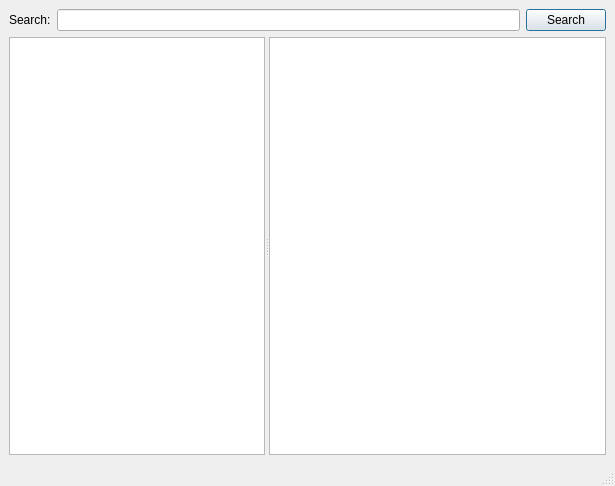
<?xml version="1.0" encoding="UTF-8"?>
<ui version="4.0">
 <class>MainWindow</class>
 <widget class="QMainWindow" name="MainWindow">
  <property name="geometry">
   <rect>
    <x>0</x>
    <y>0</y>
    <width>615</width>
    <height>486</height>
   </rect>
  </property>
  <property name="windowTitle">
   <string>MainWindow</string>
  </property>
  <widget class="QWidget" name="centralwidget">
   <layout class="QVBoxLayout" name="verticalLayout" stretch="1,6">
    <item>
     <layout class="QHBoxLayout" name="horizontalLayout">
      <item>
       <widget class="QLabel" name="label">
        <property name="text">
         <string>Search:</string>
        </property>
       </widget>
      </item>
      <item>
       <widget class="QLineEdit" name="lineEdit_search"/>
      </item>
      <item>
       <widget class="QPushButton" name="pushButton_search">
        <property name="text">
         <string>Search</string>
        </property>
        <property name="autoDefault">
         <bool>true</bool>
        </property>
        <property name="default">
         <bool>true</bool>
        </property>
       </widget>
      </item>
     </layout>
    </item>
    <item>
     <widget class="QSplitter" name="splitter">
      <property name="orientation">
       <enum>Qt::Horizontal</enum>
      </property>
      <widget class="QTreeView" name="treeView_facet">
       <property name="sizePolicy">
        <sizepolicy hsizetype="Expanding" vsizetype="Expanding">
         <horstretch>0</horstretch>
         <verstretch>0</verstretch>
        </sizepolicy>
       </property>
      </widget>
      <widget class="QListView" name="listView_result">
       <property name="sizePolicy">
        <sizepolicy hsizetype="Expanding" vsizetype="Expanding">
         <horstretch>1</horstretch>
         <verstretch>0</verstretch>
        </sizepolicy>
       </property>
      </widget>
     </widget>
    </item>
   </layout>
  </widget>
  <widget class="QMenuBar" name="menubar">
   <property name="geometry">
    <rect>
     <x>0</x>
     <y>0</y>
     <width>615</width>
     <height>20</height>
    </rect>
   </property>
  </widget>
  <widget class="QStatusBar" name="statusbar"/>
 </widget>
 <resources/>
 <connections>
  <connection>
   <sender>lineEdit_search</sender>
   <signal>returnPressed()</signal>
   <receiver>pushButton_search</receiver>
   <slot>click()</slot>
   <hints>
    <hint type="sourcelabel">
     <x>197</x>
     <y>41</y>
    </hint>
    <hint type="destinationlabel">
     <x>631</x>
     <y>41</y>
    </hint>
   </hints>
  </connection>
 </connections>
</ui>
